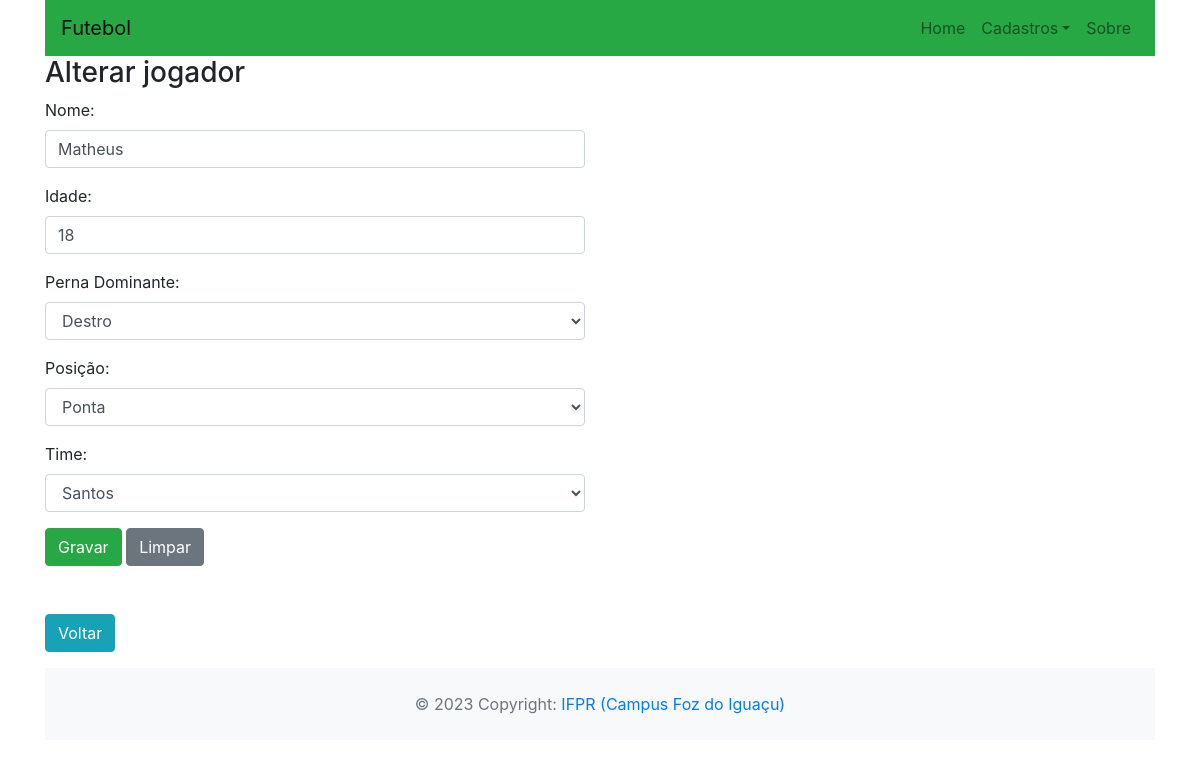
/view/jogadores/alterar.php?id=12, run on the app's committed database.
### tables this page shows
CREATE TABLE `jogador` (
  `id` int(11) NOT NULL,
  `nome` varchar(100) NOT NULL,
  `idade` int(11) NOT NULL,
  `perna_dominante` int(1) NOT NULL,
  `fk_posicao` int(11) NOT NULL,
  `fk_time` int(11) NOT NULL
);

CREATE TABLE `posicao` (
  `id` int(11) NOT NULL,
  `nome` varchar(100) NOT NULL,
  `descricao` varchar(250) DEFAULT NULL
);

CREATE TABLE `time` (
  `id` int(11) NOT NULL,
  `nome` varchar(100) NOT NULL,
  `divisao` varchar(25) NOT NULL,
  `estado` varchar(100) NOT NULL
);

### view/jogadores/alterar.php (called while the page is built, shortened)
<?php
$jogador = null;
if (isset($_POST["submetido"])) {
    $id = is_numeric($_POST["id"])? $_POST["id"] : null;
    $nome = trim($_POST["nome"]);
    $perna_dominante = is_numeric($_POST["perna_dominante"])? $_POST["perna_dominante"] : null;
    $idade = is_numeric($_POST["idade"])? $_POST["idade"] : null;
    $fk_time = is_numeric($_POST["time"])? $_POST["time"] : null;
    $fk_posicao = is_numeric($_POST["posicao"])? $_POST["posicao"] : null;
    $jogador = new Jogador();
    $jogador->setId($id);
    $jogador->setIdade($idade);
    $jogador->setNome($nome);
    $jogador->setPerna_dominante($perna_dominante);
    if ($fk_time) {
        $time = new Time();
        $time->setId($fk_time);
        $jogador->setTime($time);
    }
    if ($fk_posicao) {
        $posicao = new Posicao();
        $posicao->setId($fk_posicao);
        $jogador->setPosicao($posicao);
    }
    $jogadorController = new JogadorController();
    $erros = $jogadorController->alterar($jogador);
    if (empty($erros)) {
        header("location: listar.php");
        exit;
    }
    $msgErros = implode("<br>", $erros);
}
else {
    $idJogador = 0;
    if (isset($_GET["id"])) {
        $idJogador = $_GET["id"];
    }
    $jogadorController = new JogadorController();
    $jogador = $jogadorController->buscarPorId($idJogador);
}
include_once(__DIR__ . "/form.php");

### dao/PosicaoDAO.php (called while the page is built, shortened)
<?php
include_once(__DIR__ . "/../model/Posicao.php");
class PosicaoDAO {
    public function list()
    {
        $conn = Connection::getConnection();
        $sql = "SELECT * FROM posicao ORDER BY nome";
        $stm = $conn->prepare($sql);
        $stm->execute();
        $jogador = $stm->fetchAll();
        return $this->mapDbBtoObject($jogador);
    }
    private function mapDbBtoObject(array $data)
    {
        $posicoes = array();
        foreach($data as $reg) {
            $posicao = new Posicao();
            $posicao->setId($reg["id"]);
            $posicao->setNome($reg["nome"]);
            $posicao->setDescricao($reg["descricao"]);
            array_push($posicoes, $posicao);
        }
        return $posicoes;
    }
}

### controller/PosicaoController.php (called while the page is built)
<?php
include_once(__DIR__ . "/../dao/PosicaoDAO.php");
class PosicaoController {
    private PosicaoDAO $posicaoDAO;
    public function __construct()
    {
        $this->posicaoDAO = new PosicaoDAO();
    }
    public function listar()
    {
        $posicoes = $this->posicaoDAO->list();
        return $posicoes;
    }
}

### model/Jogador.php (called while the page is built, shortened)
<?php
include_once(__DIR__."/Time.php");
include_once(__DIR__."/Posicao.php");
class Jogador{
    private ?int $id;
    private ?String  $nome;
    private ?int $idade;
    private ?int $perna_dominante;
    private ?Time $time;
    private ?Posicao $posicao;
    public function __construct()
    {
        $this->time = null;
        $this->posicao = null;
        $this->id = 0;
        $this->perna_dominante = 0;
    }
    public function getId()
    {
        return $this->id;
    }
    public function setId($id)
    {
        $this->id = $id;
        return $this;
    }
    public function getNome()
    {
        return $this->nome;
    }
    public function setNome($nome)
    {
        $this->nome = $nome;
        return $this;
    }
    public function getIdade()
    {
        return $this->idade;
    }
    public function setIdade($idade)
    {
        $this->idade = $idade;
        return $this;
    }
    public function getPosicao()
    {
        return $this->posicao;
    }
    public function setPosicao(Posicao $posicao)
    {
        $this->posicao = $posicao;
    }
    public function getTime()
    {
        return $this->time;
    }
    public function setTime(Time $time)
    {
        $this->time = $time;
    }
    public function getPerna_dominante()
    {
        return $this->perna_dominante;
    }
    public function setPerna_dominante($perna_dominante)
    {
        $this->perna_dominante = $perna_dominante;
        return $this;
    }
}
?>

### dao/JogadorDAO.php (called while the page is built, shortened)
<?php
include_once(__DIR__."/../model/Jogador.php");
include_once(__DIR__."/../model/Time.php");
class JogadorDao{
    public function getById(int $idJogador)
    {
        $conn = Connection::getConnection();
        $sql="SELECT j.*, t.nome AS nome_time, p.nome AS posicao".
            " FROM jogador AS j".
            " JOIN time AS t ON j.fk_time = t.id".
            " JOIN posicao as p ON j.fk_posicao = p.id".
            " WHERE j.id = ?";
        $stm = $conn->prepare($sql);
        $stm->execute(array($idJogador));
        $result = $stm->fetchAll();
        $jogador = $this->mapJogadores($result);
        if ($jogador)
            return $jogador[0];
        else
            return null;
    }
    function mapJogadores(array $array)
    {
        $jogadores=array();
        foreach($array as $ar){
            $jogador=new Jogador();
            $jogador->setId($ar["id"]);
            $jogador->setNome($ar["nome"]);
            $jogador->setIdade($ar["idade"]);
            $jogador->setPerna_dominante($ar["perna_dominante"]);
            $time = new Time();
            $time->setId($ar["fk_time"]);
            $time->setNome($ar["nome_time"]);
            $posicao = new Posicao();
            $posicao->setId($ar["fk_posicao"]);
            $posicao->setNome($ar["posicao"]);
            $jogador->setTime($time);
            $jogador->setPosicao($posicao);
           array_push($jogadores, $jogador);
        }
        return $jogadores;
    }
}

### controller/JogadorController.php (called while the page is built, shortened)
<?php
include_once(__DIR__."/../dao/JogadorDAO.php");
include_once(__DIR__."/../model/Jogador.php");
class JogadorController{
    private JogadorDao $jogadorDAO;
    public function __construct(){
        $this->jogadorDAO = new JogadorDAO();
    }
    public function buscarPorId(int $idAluno)
    {
        return $this->jogadorDAO->getById($idAluno);
    }
}

### model/Posicao.php (called while the page is built, shortened)
<?php
class Posicao {
    private ?int $id;
    private ?string $nome;
    public function getId()
    {
        return $this->id;
    }
    public function setId($id)
    {
        $this->id = $id;
        return $this;
    }
    public function getNome()
    {
        return $this->nome;
    }
    public function setNome($nome)
    {
        $this->nome = $nome;
        return $this;
    }
    public function setDescricao($descricao)
    {
        return $this;
    }
}
?>

### dao/TimeDAO.php (called while the page is built, shortened)
<?php
include_once(__DIR__ . "/../model/time.php");
class TimeDAO {
    public function list()
    {
        $conn = Connection::getConnection();
        $sql = "SELECT * FROM time ORDER BY nome";
        $stm = $conn->prepare($sql);
        $stm->execute();
        $jogador = $stm->fetchAll();
        return $this->mapDbBtoObject($jogador);
    }
    private function mapDbBtoObject(array $data)
    {
        $times = array();
        foreach($data as $reg) {
            $time = new time();
            $time->setId($reg["id"]);
            $time->setNome($reg["nome"]);
            $time->setEstado($reg["estado"]);
            $time->setDivisao($reg["divisao"]);
            array_push($times, $time);
        }
        return $times;
    }
}

### controller/TimeController.php (called while the page is built)
<?php
include_once(__DIR__ . "/../dao/TimeDAO.php");
class TimeController {
    private TimeDAO $timeDAO;
    public function __construct()
    {
        $this->timeDAO = new TimeDAO();
    }
    public function listar()
    {
        $alunos = $this->timeDAO->list();
        return $alunos;
    }
}

### model/Time.php (called while the page is built, shortened)
<?php
class Time {
    private ?int $id;
    private ?string $nome;
    public function getId()
    {
        return $this->id;
    }
    public function setId($id)
    {
        $this->id = $id;
        return $this;
    }
    public function getNome()
    {
        return $this->nome;
    }
    public function setNome($nome)
    {
        $this->nome = $nome;
        return $this;
    }
    public function setEstado($estado)
    {
        return $this;
    }
    public function setDivisao($divisao)
    {
        return $this;
    }
}
?>

### view/jogadores/form.php (the view, shortened to what this page needs)
<?php
    include_once(__DIR__ . "/../../controller/TimeController.php");
    include_once(__DIR__ . "/../../controller/PosicaoController.php");
    $timeController = new TimeController();
    $times = $timeController->listar();
    $posicaoController = new PosicaoController();
    $posicoes = $posicaoController->listar();
?>
<?php include_once(__DIR__ . "/../include/header.php"); ?>
<h3> <?php echo ($jogador && $jogador->getId() > 0) ? "Alterar" : "Inserir" ?> jogador</h3>
<div class="row">
    <div class="col-6">
        <form method="POST" action="">
            <div class="form-group">
                <label for="inpNome">Nome:</label>
                <input type="text" name="nome" id="inpNome" class="form-control"
                    value="<?php echo ($jogador ? $jogador->getNome() : "") ?>"
                >
            </div>
            <div class="form-group">
                <label for="inpIdade">Idade:</label>
                <input type="number" name="idade" id="inpIdade" class="form-control"
                    value="<?php echo ($jogador ? $jogador->getIdade() : "") ?>"
                >
            </div>
            <div class="form-group">
                <label for="inpIdade">Perna Dominante:</label>
                <select name="perna_dominante" id="inpPosicao" class="form-control">
                    <option value="1"
                        <?php
                            echo (
                                $jogador && $jogador->getPerna_dominante() ==
                                1 ? "selected" : ""
                            )
                        ?>
                    >Destro</option>
                </select>
            </div>
            <div class="form-group">
                <label for="inpCurso">Posição:</label>
                <select name="posicao" id="inpPosicao" class="form-control">
                    <?php foreach($posicoes as $posicao): ?>
                        <option
                            value="<?= $posicao->getId() ?>"
                            <?php echo ($jogador
                                && $jogador->getPosicao()
                                && $jogador->getPosicao()->getId() == $posicao->getId()
                                ? "selected" : "")
                            ?>
                        >
                            <?= $posicao->getNome() ?>
                        </option>
                    <?php endforeach; ?>
                </select>
            </div>
            <div class="form-group">
                <label for="inpCurso">Time:</label>
                <select name="time" id="inpTime" class="form-control">
                    <?php foreach($times as $time): ?>
                        <option
                            value="<?= $time->getId() ?>"
                            <?php echo ($jogador
                                && $jogador->getTime()
                                && $jogador->getTime()->getId() == $time->getId()
                                ? "selected" : "")
                            ?>
                        >
                            <?= $time->getNome() ?>
                        </option>
                    <?php endforeach; ?>
                </select>
            </div>
            <button type="submit" class="btn btn-success">Gravar</button>
            <button type="reset" class="btn btn-secondary">Limpar</button>
        </form>
    </div>
    <div class="col-6">
    </div>
</div>
<a href=listar.php class="btn btn-info mt-5"> Voltar </a>
<?php include_once(__DIR__ . "/../include/footer.php"); ?>

### data on the page
jogador: nome "Matheus", idade "18", perna_dominante "Destro", posicao "Ponta", time "Santos"
